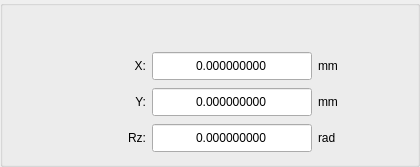
            <widget class="ISTAR::GUI::GroupBox" name="gb_fineAlignResultToleranceRange">
             <property name="minimumSize">
              <size>
               <width>420</width>
               <height>0</height>
              </size>
             </property>
             <property name="maximumSize">
              <size>
               <width>420</width>
               <height>16777215</height>
              </size>
             </property>
             <property name="styleSheet">
              <string notr="true"/>
             </property>
             <layout class="QGridLayout" name="gridLayout_19">
              <property name="topMargin">
               <number>45</number>
              </property>
              <property name="rightMargin">
               <number>9</number>
              </property>
              <property name="spacing">
               <number>6</number>
              </property>
              <item row="0" column="0">
               <widget class="QLabel" name="label_46">
                <property name="minimumSize">
                 <size>
                  <width>120</width>
                  <height>30</height>
                 </size>
                </property>
                <property name="maximumSize">
                 <size>
                  <width>16777215</width>
                  <height>30</height>
                 </size>
                </property>
                <property name="text">
                 <string>X:</string>
                </property>
                <property name="alignment">
                 <set>Qt::AlignRight|Qt::AlignTrailing|Qt::AlignVCenter</set>
                </property>
               </widget>
              </item>
              <item row="0" column="2">
               <widget class="QLabel" name="label_47">
                <property name="text">
                 <string>mm</string>
                </property>
               </widget>
              </item>
              <item row="1" column="0">
               <widget class="QLabel" name="label_48">
                <property name="minimumSize">
                 <size>
                  <width>120</width>
                  <height>30</height>
                 </size>
                </property>
                <property name="maximumSize">
                 <size>
                  <width>16777215</width>
                  <height>30</height>
                 </size>
                </property>
                <property name="text">
                 <string>Y:</string>
                </property>
                <property name="alignment">
                 <set>Qt::AlignRight|Qt::AlignTrailing|Qt::AlignVCenter</set>
                </property>
               </widget>
              </item>
              <item row="0" column="1">
               <widget class="QDoubleSpinBox" name="dsb_fineAlignResultToleranceRange_X">
                <property name="minimumSize">
                 <size>
                  <width>160</width>
                  <height>30</height>
                 </size>
                </property>
                <property name="maximumSize">
                 <size>
                  <width>16777215</width>
                  <height>30</height>
                 </size>
                </property>
                <property name="alignment">
                 <set>Qt::AlignCenter</set>
                </property>
                <property name="buttonSymbols">
                 <enum>QAbstractSpinBox::NoButtons</enum>
                </property>
                <property name="decimals">
                 <number>9</number>
                </property>
                <property name="minimum">
                 <double>-9999.000000000000000</double>
                </property>
                <property name="maximum">
                 <double>999.999000000000024</double>
                </property>
               </widget>
              </item>
              <item row="1" column="1">
               <widget class="QDoubleSpinBox" name="dsb_fineAlignResultToleranceRange_Y">
                <property name="minimumSize">
                 <size>
                  <width>160</width>
                  <height>30</height>
                 </size>
                </property>
                <property name="maximumSize">
                 <size>
                  <width>160</width>
                  <height>30</height>
                 </size>
                </property>
                <property name="alignment">
                 <set>Qt::AlignCenter</set>
                </property>
                <property name="buttonSymbols">
                 <enum>QAbstractSpinBox::NoButtons</enum>
                </property>
                <property name="decimals">
                 <number>9</number>
                </property>
                <property name="minimum">
                 <double>-9999.000000000000000</double>
                </property>
                <property name="maximum">
                 <double>9999.000000000000000</double>
                </property>
               </widget>
              </item>
              <item row="2" column="1">
               <widget class="QDoubleSpinBox" name="dsb_fineAlignResultToleranceRange_Rz">
                <property name="minimumSize">
                 <size>
                  <width>160</width>
                  <height>30</height>
                 </size>
                </property>
                <property name="maximumSize">
                 <size>
                  <width>160</width>
                  <height>30</height>
                 </size>
                </property>
                <property name="alignment">
                 <set>Qt::AlignCenter</set>
                </property>
                <property name="buttonSymbols">
                 <enum>QAbstractSpinBox::NoButtons</enum>
                </property>
                <property name="decimals">
                 <number>9</number>
                </property>
                <property name="minimum">
                 <double>-9999.000000000000000</double>
                </property>
                <property name="maximum">
                 <double>9999.000000000000000</double>
                </property>
               </widget>
              </item>
              <item row="1" column="2">
               <widget class="QLabel" name="label_49">
                <property name="minimumSize">
                 <size>
                  <width>90</width>
                  <height>30</height>
                 </size>
                </property>
                <property name="maximumSize">
                 <size>
                  <width>90</width>
                  <height>30</height>
                 </size>
                </property>
                <property name="text">
                 <string>mm</string>
                </property>
               </widget>
              </item>
              <item row="2" column="0">
               <widget class="QLabel" name="label_50">
                <property name="minimumSize">
                 <size>
                  <width>120</width>
                  <height>30</height>
                 </size>
                </property>
                <property name="maximumSize">
                 <size>
                  <width>16777215</width>
                  <height>30</height>
                 </size>
                </property>
                <property name="text">
                 <string>Rz:</string>
                </property>
                <property name="alignment">
                 <set>Qt::AlignRight|Qt::AlignTrailing|Qt::AlignVCenter</set>
                </property>
               </widget>
              </item>
              <item row="2" column="2">
               <widget class="QLabel" name="label_51">
                <property name="minimumSize">
                 <size>
                  <width>90</width>
                  <height>30</height>
                 </size>
                </property>
                <property name="maximumSize">
                 <size>
                  <width>90</width>
                  <height>30</height>
                 </size>
                </property>
                <property name="text">
                 <string>rad</string>
                </property>
               </widget>
              </item>
             </layout>
            </widget>
